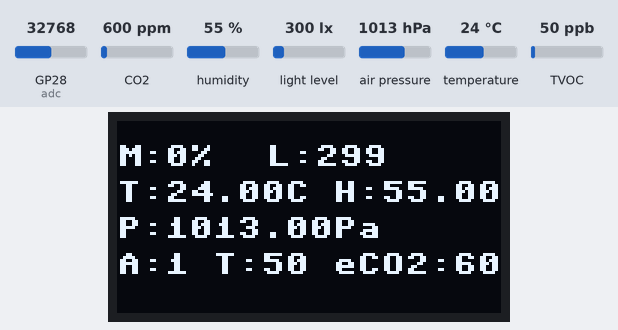
A program run on a simulated Raspberry Pi Pico running MicroPython. Parts: 128×64 one-colour display. Inputs (shaded band) come from the test bench; at power-on: CO2 600 ppm, GP28 (adc) = 32768, humidity 55 %, light level 300 lx, air pressure 1013 hPa, temperature 24 °C, TVOC 50 ppb (analog values on the 0–65535 scale). Files the program writes start out absent; files that are not in the repository are absent; the clock reads 2024-03-15 10:24:30 at power-on unless the program sets it; what the program prints to the serial console is not drawn.

Above: at 1.2 s.
1.3 s: CO2 set to 452 ppm
At 2.8 s:
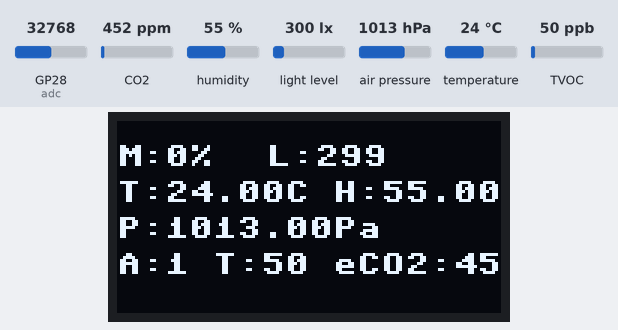
3.2 s: GP28 (adc) set to 19660
At 3.6 s:
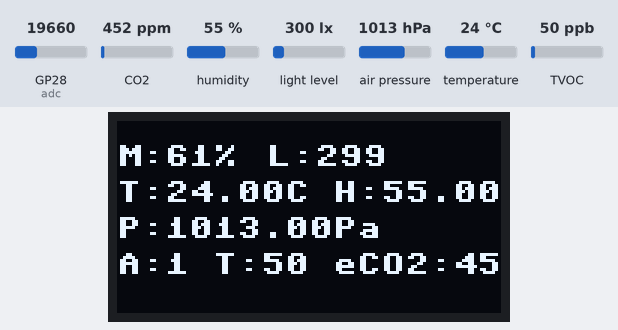
4.8 s: humidity set to 22 %
At 5.6 s:
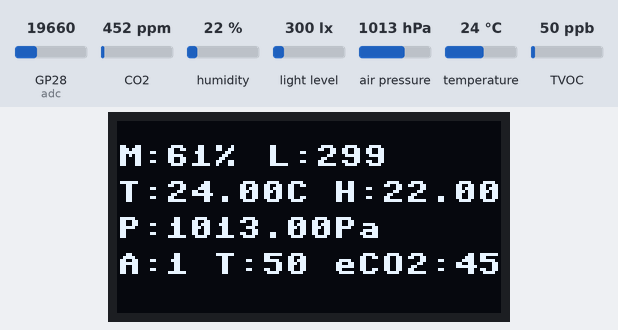
6.4 s: light level set to 40 lx
At 7.6 s:
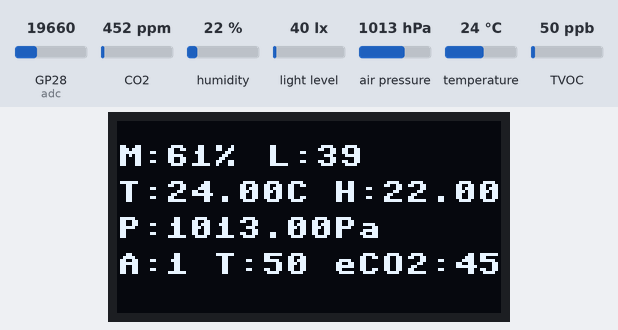
8.0 s: GP28 (adc) set to 1966
At 9.3 s:
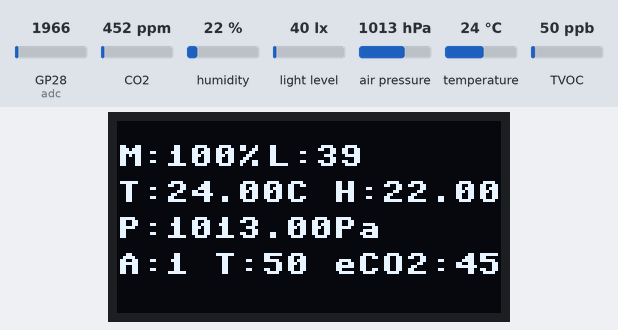
9.6 s: air pressure set to 952 hPa
At 10.4 s:
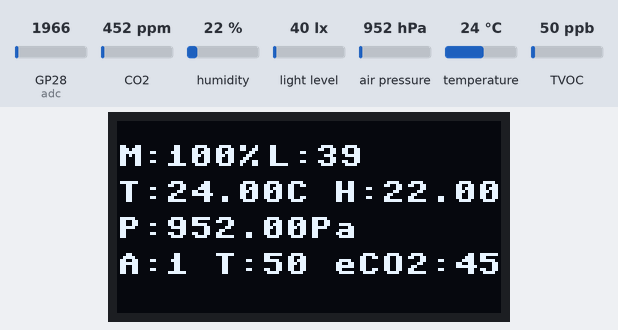
Timing chart, 0 to 12.3 s (numbered marks = the images above; inputs shaded):
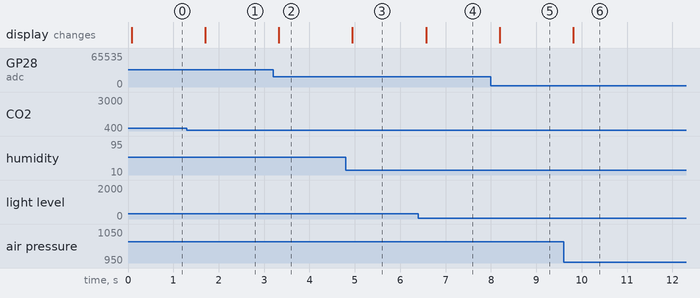

Measured:
- after the input at 1.3 s, the display: changes after 0.40 s (image 1)
- after the input at 3.2 s, the display: changes after 0.13 s (image 2)
- after the input at 4.8 s, the display: changes after 0.15 s (image 3)
- after the input at 6.4 s, the display: changes after 0.17 s (image 4)
- after the input at 8.0 s, the display: changes after 0.19 s (image 5)
- after the input at 9.6 s, the display: changes after 0.21 s (image 6)

The program:

sensor-platform.py
```python
# Sensor Platform for the Raspberry Pi Pico v1.1.0
# Moisture readings are done via the Capacitive Soil Moisture Sensor SKU SEN0193 connected now to a Raspberry Pi Pico.
# The other sensors are the PiicoDev Atmospheric Sensor BME280 + Air Quality ENS160 + OLED Display Demo
# This program reads Temperature, Pressure, Relative Humidity, AQI, TVOC, and eCO2
# and displays Moisture, Temp+Humidity, Pressure as text rows, and air quality values as a single text line.
# Also includes PiicoDev Ambient Light Sensor VEML6030 for measuring direct sunlight hours.

import math
import machine
from PiicoDev_BME280 import PiicoDev_BME280
from PiicoDev_ENS160 import PiicoDev_ENS160
from PiicoDev_VEML6030 import PiicoDev_VEML6030
from PiicoDev_SSD1306 import *
from PiicoDev_Unified import sleep_ms
import time

# File paths for data logging
LUX_LOG_FILE = "lux_readings.csv"
SUNLIGHT_HOURS_FILE = "sunlight_hours.txt"

# Initialize the sensors and display
sensor = PiicoDev_BME280()
air_sensor = PiicoDev_ENS160()
light_sensor = PiicoDev_VEML6030()
display = create_PiicoDev_SSD1306()

# Direct sunlight threshold (lux) - based on ambient-light-sensor.md
DIRECT_SUN_LUX = 40000

# Track sunlight hours per day
# Store: (day_start_timestamp, total_sunlight_seconds)
sunlight_tracker = {"day_start": None, "total_seconds": 0, "last_update": time.time(), "last_day_saved": None}

# Initialize ADC for moisture sensor on GP28 (Pin 28)
adc = machine.ADC(28)

def read_moisture():
    """Read moisture sensor value from ADC pin 28"""
    # Read raw ADC value (0-65535 for 16-bit ADC)
    raw_value = adc.read_u16()

    # Convert to voltage (0-3.3V)
    voltage = (raw_value / 65535) * 3.3

    # Convert to moisture percentage (adjusted based on calibration)
    # Your sensor readings: Air=59%, Water=77%
    # Map this range (59-77%) to proper moisture scale (0-100%)
    raw_moisture = ((3.3 - voltage) / 3.3) * 100

    # Calibrate: map 59-77% range to 0-100% moisture
    # Formula: (raw - 59) / (77 - 59) * 100
    moisture_percent = ((raw_moisture - 59) / 18) * 100

    # Clamp values between 0-100%
    moisture_percent = max(0, min(100, moisture_percent))

    return int(moisture_percent), raw_value

def read_light():
    """Read ambient light sensor value in lux"""
    try:
        lux = light_sensor.read()
        return lux
    except:
        return 0

def write_lux_reading(lux, timestamp):
    """Write lux reading with timestamp to CSV file"""
    try:
        with open(LUX_LOG_FILE, "a") as f:
            f.write(f"{timestamp},{lux:.2f}\n")
    except Exception as e:
        # Silently fail if file write doesn't work (e.g., no SD card)
        pass

def save_sunlight_hours(hours, day_seconds):
    """Save daily sunlight hours to file"""
    try:
        with open(SUNLIGHT_HOURS_FILE, "a") as f:
            f.write(f"Day {day_seconds // 86400}: {hours:.2f} hours\n")
    except Exception as e:
        # Silently fail if file write doesn't work
        pass

def update_sunlight_tracking(lux):
    """Track direct sunlight hours per day"""
    current_time = time.time()

    # Get current day (simple approach: reset at midnight based on seconds since boot)
    # For a more accurate day tracking, you'd need RTC, but this works for daily tracking
    seconds_since_boot = current_time
    # Approximate day reset: every 86400 seconds (24 hours)
    # In practice, you might want to use RTC for actual day tracking
    day_seconds = int(seconds_since_boot) % 86400
    day_number = int(seconds_since_boot) // 86400

    # Initialize day tracking if needed
    if sunlight_tracker["day_start"] is None:
        sunlight_tracker["day_start"] = day_seconds
        sunlight_tracker["total_seconds"] = 0
        sunlight_tracker["last_day_saved"] = day_number

    # Check if new day (simple reset logic)
    if day_seconds < sunlight_tracker["day_start"]:
        # Day has rolled over - save previous day's total before resetting
        prev_hours = sunlight_tracker["total_seconds"] / 3600.0
        prev_day = sunlight_tracker["last_day_saved"]
        if prev_day is not None:
            save_sunlight_hours(prev_hours, prev_day * 86400)

        # Reset for new day
        sunlight_tracker["day_start"] = day_seconds
        sunlight_tracker["total_seconds"] = 0
        sunlight_tracker["last_day_saved"] = day_number
        day_changed = True

    # If lux exceeds threshold, add time since last update
    time_delta = current_time - sunlight_tracker["last_update"]
    if lux >= DIRECT_SUN_LUX and time_delta > 0:
        sunlight_tracker["total_seconds"] += time_delta

    sunlight_tracker["last_update"] = current_time

    # Convert to hours
    sunlight_hours = sunlight_tracker["total_seconds"] / 3600.0

    return sunlight_hours

# Take initial readings for baseline
# Atmospheric
tempC, presPa, humRH = sensor.values()
pres_hPa = presPa / 100
# Air quality
aqi = air_sensor.aqi.value
try:
    tvoc = air_sensor.tvoc
except:
    tvoc = 0
try:
    eco2 = air_sensor.eco2.value
except:
    eco2 = 0

print("Atmospheric + Air Quality Sensor OLED Demo Started")
print("Moisture, Temp+Humidity, Pressure as text rows; AQI, TVOC, eCO2 as text.")
print(f"Light sensor initialized. Direct sun threshold: {DIRECT_SUN_LUX} lux")
print(f"Lux readings will be saved to: {LUX_LOG_FILE}")
print(f"Sunlight hours will be saved to: {SUNLIGHT_HOURS_FILE}")

# Initialize lux log file with header if it doesn't exist
try:
    with open(LUX_LOG_FILE, "r") as f:
        pass  # File exists, don't overwrite
except:
    try:
        with open(LUX_LOG_FILE, "w") as f:
            f.write("timestamp,lux\n")
    except:
        pass  # Can't write, might not have storage

while True:
    # Read atmospheric sensor data
    tempC, presPa, humRH = sensor.values()
    pres_hPa = presPa / 100
    # Read air quality sensor data
    aqi = air_sensor.aqi.value
    try:
        tvoc = air_sensor.tvoc
    except:
        tvoc = 0
    try:
        eco2 = air_sensor.eco2.value
    except:
        eco2 = 0

    # Read moisture sensor
    moisture_percent, raw_value = read_moisture()

    # Read light sensor
    lux = read_light()
    sunlight_hours = update_sunlight_tracking(lux)

    # Log lux reading to file (with timestamp)
    current_time = time.time()
    write_lux_reading(lux, current_time)

    # Clear display
    display.fill(0)

    # Row 1: Moisture sensor and Light sensor (actual readings)
    # Format: "M:XX% L:XXXX" showing exact lux values (no rounding)
    moisture_text = f"M:{moisture_percent}%"
    # Show exact lux value (no rounding to preserve precision for 3.7k-3.8k range)
    lux_display = f"L:{int(lux)}"
    # Position light reading to the right of moisture (starting around x=50)
    display.text(moisture_text, 0, 8, 1)
    display.text(lux_display, 50, 8, 1)

    # Row 2: Temperature and Humidity on same line
    temp_hum_text = f"T:{tempC:.2f}C H:{humRH:.2f}%"
    display.text(temp_hum_text, 0, 20, 1)

    # Row 3: Pressure
    pressure_text = f"P:{pres_hPa:.2f}Pa"
    display.text(pressure_text, 0, 32, 1)

    # Row 4: Air quality values as a single text line
    air_text = f"A:{aqi} T:{tvoc} eCO2:{eco2}"
    display.text(air_text, 0, 44, 1)

    # Update display
    display.show()

    # Print to console for debugging
    print(f"Moisture: {moisture_percent}% (raw: {raw_value}) | Light: {lux:.0f} lux | Sun: {sunlight_hours:.2f}h | {tempC:.1f} °C  {pres_hPa:.1f} hPa  {humRH:.1f} %RH  AQI:{aqi} TVOC:{tvoc} eCO2:{eco2}")

    # Wait before next reading
    sleep_ms(500)  # Update every 500ms
```
